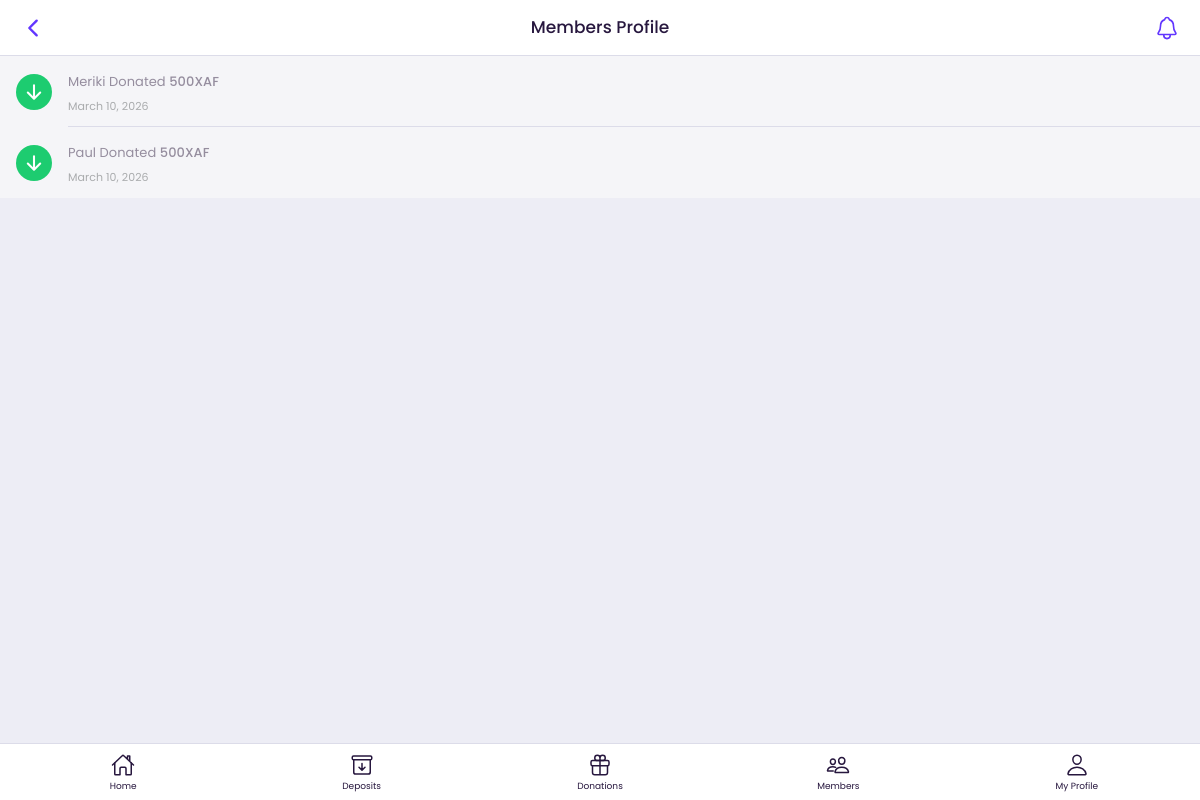
Screenshot of /donations_log/11 (signed in) with the database file from the repository.
### members/models.py (models this page shows)
class DonationTransaction(models.Model):
    member = models.ForeignKey(User,on_delete=models.CASCADE,null=True,blank=True)
    donation = models.ForeignKey(Donation,on_delete=models.CASCADE,null=True,blank=True)
    amount=models.DecimalField(max_digits=11,decimal_places=0,default=0,blank=True,null=True)
    reference = models.CharField(max_length=250,default="0",null=True,blank=True)
    donationStatus = models.CharField(max_length=250,default="0",null=True,blank=True)
    created_at = models.DateTimeField(auto_now_add=True)
    updated_at = models.DateTimeField(auto_now=True)

### k12auth/models.py (models this page shows, shortened)
class User(AbstractUser):
    is_member = models.BooleanField(default=False,blank=True,null=True)
    is_cashier = models.BooleanField(default=False,blank=True,null=True)
    is_manager = models.BooleanField(default=False,blank=True,null=True)
    is_admin = models.BooleanField(default=False,blank=True,null=True)
    membershipTitle = models.CharField(max_length=200,default=0,null=True,blank=True)
    position = models.CharField(max_length=200,default=0,null=True,blank=True)
    profilePicture = models.FileField(upload_to="ProfilePictures/", null=True, blank=True)
    class Meta(AbstractUser.Meta):
       swappable = 'AUTH_USER_MODEL'

### members/views.py (the view)
# urls.py: path('donations_log/<int:donationId>', views.donations_logView, name='donations_logView'),
@login_required(login_url="/login")
def donations_logView(request,donationId):
    if request.user.is_authenticated:
        donationInstance=Donation.objects.get(id=donationId)
        transaction = DonationTransaction.objects.filter(donation=donationInstance)
        data = {
            'transaction':transaction
        }
        return render(request,'members/app_donations_log.html',context=data)
    else:
        return redirect('/login')

### templates/members/app_donations_log.html (shortened to what this page needs)
{% load static %}
<!doctype html>
<html lang="en">
{% include "../ext/header.html" %}
<body>
    {% include "members/app_header.html" %}
<div>
    <div id="appCapsule">
        <div class="section full">
            {% if transaction %}
            <ul class="listview image-listview flush">
                {% for eachTransaction in transaction %}
                <li class="active">
                    <a href="#" class="item">
                        <div class="icon-box bg-success">
                            <ion-icon name="arrow-down-outline"></ion-icon>
                        </div>
                        <div class="in">
                            <div>
                                <div class="text-small mb-05">{{eachTransaction.member.first_name}} Donated <b>{{eachTransaction.amount}}XAF</b></div>
                                <div class="text-xsmall">{{eachTransaction.created_at.date}}</div>
                            </div>
                        </div>
                    </a>
                </li>
                {% endfor %}
            </ul>
            {% endif %}
        </div>
</div>
    {% include "members/app_buttom_menu.html" %}
</body>
</html>

### rows the page displays
DonationTransaction: member.first_name "Meriki", amount "500", created_at "March 10, 2026"
DonationTransaction: member.first_name "Paul", amount "500", created_at "March 10, 2026"
